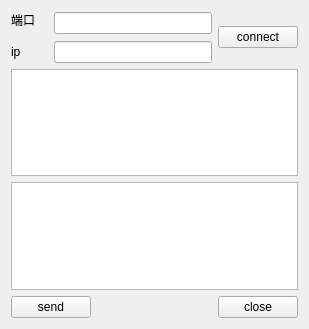
<?xml version="1.0" encoding="UTF-8"?>
<ui version="4.0">
 <class>Widget</class>
 <widget class="QWidget" name="Widget">
  <property name="geometry">
   <rect>
    <x>0</x>
    <y>0</y>
    <width>309</width>
    <height>329</height>
   </rect>
  </property>
  <property name="windowTitle">
   <string>Widget</string>
  </property>
  <layout class="QGridLayout" name="gridLayout">
   <item row="0" column="0">
    <widget class="QLabel" name="label">
     <property name="text">
      <string>端口</string>
     </property>
    </widget>
   </item>
   <item row="0" column="1" rowspan="2" colspan="2">
    <widget class="QLineEdit" name="lineEdit8088"/>
   </item>
   <item row="2" column="0">
    <widget class="QLabel" name="label_2">
     <property name="text">
      <string>ip</string>
     </property>
    </widget>
   </item>
   <item row="2" column="1" colspan="2">
    <widget class="QLineEdit" name="lineEditip"/>
   </item>
   <item row="3" column="0" colspan="4">
    <widget class="QTextEdit" name="textEditread">
     <property name="readOnly">
      <bool>true</bool>
     </property>
    </widget>
   </item>
   <item row="4" column="0" colspan="4">
    <widget class="QTextEdit" name="textEdit_4"/>
   </item>
   <item row="5" column="0" colspan="2">
    <widget class="QPushButton" name="pushButtonsend">
     <property name="text">
      <string>send</string>
     </property>
    </widget>
   </item>
   <item row="5" column="2">
    <spacer name="horizontalSpacer">
     <property name="orientation">
      <enum>Qt::Horizontal</enum>
     </property>
     <property name="sizeHint" stdset="0">
      <size>
       <width>362</width>
       <height>20</height>
      </size>
     </property>
    </spacer>
   </item>
   <item row="5" column="3">
    <widget class="QPushButton" name="pushButtonclose">
     <property name="text">
      <string>close</string>
     </property>
    </widget>
   </item>
   <item row="0" column="3" rowspan="3">
    <widget class="QPushButton" name="pushButtonconnect">
     <property name="text">
      <string>connect</string>
     </property>
    </widget>
   </item>
  </layout>
 </widget>
 <resources/>
 <connections/>
</ui>
